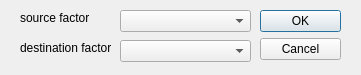
<?xml version="1.0" encoding="UTF-8"?>
<ui version="4.0">
 <class>blend_dialog</class>
 <widget class="QDialog" name="blend_dialog">
  <property name="geometry">
   <rect>
    <x>0</x>
    <y>0</y>
    <width>361</width>
    <height>75</height>
   </rect>
  </property>
  <property name="windowTitle">
   <string>Blend function</string>
  </property>
  <property name="windowIcon">
   <iconset resource="../resources/mainresource.qrc">
    <normaloff>:/mainres/images/main.png</normaloff>:/mainres/images/main.png</iconset>
  </property>
  <widget class="QDialogButtonBox" name="buttonBox">
   <property name="geometry">
    <rect>
     <x>260</x>
     <y>10</y>
     <width>81</width>
     <height>51</height>
    </rect>
   </property>
   <property name="orientation">
    <enum>Qt::Vertical</enum>
   </property>
   <property name="standardButtons">
    <set>QDialogButtonBox::Cancel|QDialogButtonBox::Ok</set>
   </property>
  </widget>
  <widget class="QLabel" name="label">
   <property name="geometry">
    <rect>
     <x>20</x>
     <y>10</y>
     <width>71</width>
     <height>16</height>
    </rect>
   </property>
   <property name="text">
    <string>source factor</string>
   </property>
  </widget>
  <widget class="QLabel" name="label_2">
   <property name="geometry">
    <rect>
     <x>20</x>
     <y>40</y>
     <width>91</width>
     <height>16</height>
    </rect>
   </property>
   <property name="text">
    <string>destination factor</string>
   </property>
  </widget>
  <widget class="QComboBox" name="cb_source">
   <property name="geometry">
    <rect>
     <x>120</x>
     <y>10</y>
     <width>131</width>
     <height>22</height>
    </rect>
   </property>
  </widget>
  <widget class="QComboBox" name="cb_dest">
   <property name="geometry">
    <rect>
     <x>120</x>
     <y>40</y>
     <width>131</width>
     <height>22</height>
    </rect>
   </property>
  </widget>
 </widget>
 <resources>
  <include location="../resources/mainresource.qrc"/>
 </resources>
 <connections>
  <connection>
   <sender>buttonBox</sender>
   <signal>accepted()</signal>
   <receiver>blend_dialog</receiver>
   <slot>accept()</slot>
   <hints>
    <hint type="sourcelabel">
     <x>248</x>
     <y>254</y>
    </hint>
    <hint type="destinationlabel">
     <x>157</x>
     <y>274</y>
    </hint>
   </hints>
  </connection>
  <connection>
   <sender>buttonBox</sender>
   <signal>rejected()</signal>
   <receiver>blend_dialog</receiver>
   <slot>reject()</slot>
   <hints>
    <hint type="sourcelabel">
     <x>316</x>
     <y>260</y>
    </hint>
    <hint type="destinationlabel">
     <x>286</x>
     <y>274</y>
    </hint>
   </hints>
  </connection>
 </connections>
</ui>
